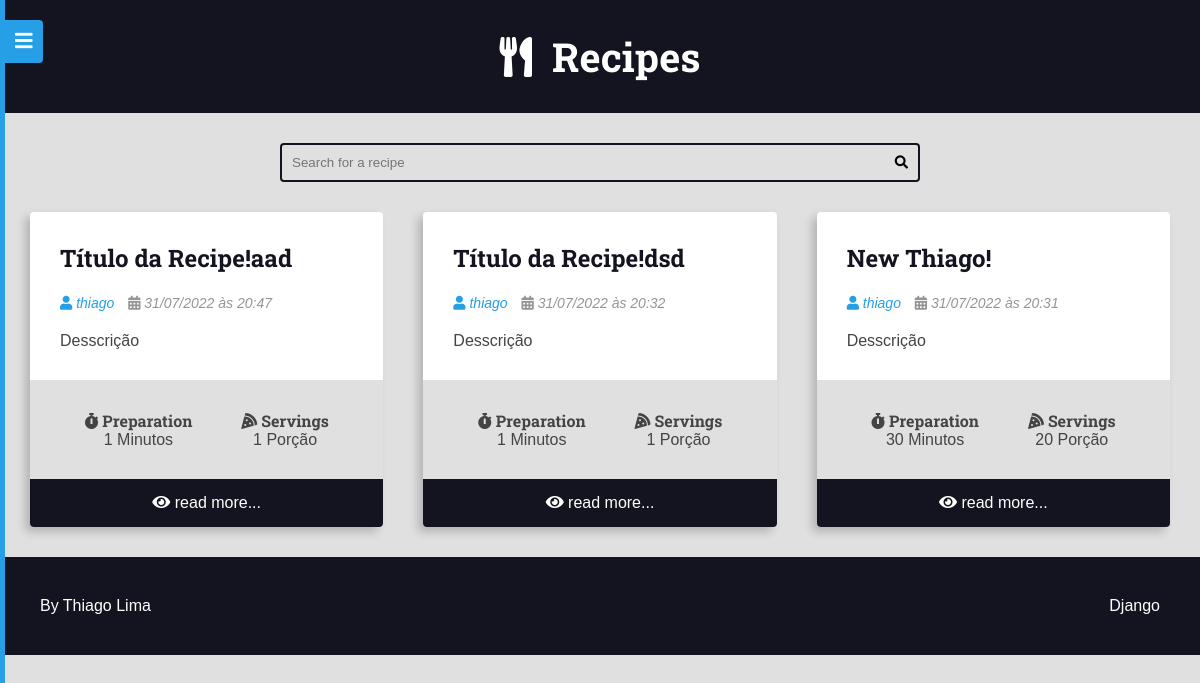
The page / on the database its author committed.
### recipes/models.py (models this page shows, shortened)
class Recipe(models.Model):
    objects = RecipeManager()
    title = models.CharField(max_length=65, verbose_name=_('Title'))
    description = models.CharField(max_length=165)
    slug = models.SlugField(unique=True)
    preparation_time = models.IntegerField()
    preparation_time_unit = models.CharField(max_length=65)
    servings = models.IntegerField()
    servings_unit = models.CharField(max_length=65)
    preparation_steps = models.TextField()
    preparation_steps_is_html = models.BooleanField(default=False)
    created_at = models.DateTimeField(auto_now_add=True)
    updated_at = models.DateTimeField(auto_now=True)
    is_published = models.BooleanField(default=False)
    cover = models.ImageField(
        upload_to='recipes/covers/%Y/%m/%d/', blank=True, default='')
    category = models.ForeignKey(
        Category, on_delete=models.SET_NULL, null=True, blank=True,
        default=None,
    )
    author = models.ForeignKey(
        User, on_delete=models.SET_NULL, null=True
    )
    tags = models.ManyToManyField(Tag, blank=True, default='')
    def get_absolute_url(self):
        return reverse('recipes:recipe', args=(self.id,))
    class Meta:
        verbose_name = _('Recipe')
        verbose_name_plural = _('Recipes')

### recipes/views/site.py (the view)
class RecipeListViewHome(RecipeListViewBase):
    template_name = 'recipes/pages/home.html'

### recipes/views/site.py (called while the page is built)
    def get_queryset(self, *args, **kwargs):
        qs = super().get_queryset(*args, **kwargs)
        qs = qs.filter(
            is_published=True,
        )
        qs = qs.select_related('author', 'category', 'author__profile')
        qs = qs.prefetch_related('tags')
        return qs

    def get_context_data(self, *args, **kwargs):
        ctx = super().get_context_data(*args, **kwargs)
        page_obj, pagination_range = make_pagination(
            self.request,
            ctx.get('recipes'),
            PER_PAGE
        )
        html_language = translation.get_language()
        ctx.update(
            {
                'recipes': page_obj,
                'pagination_range': pagination_range,
                'html_language': html_language,
            }
        )
        return ctx

### utils/pagination.py (called while the page is built)
def make_pagination(request, queryset, per_page, qty_pages=4):
    try:
        current_page = int(request.GET.get('page', 1))
    except ValueError:
        current_page = 1
    paginator = Paginator(queryset, per_page)
    page_obj = paginator.get_page(current_page)
    pagination_range = make_pagination_range(
        paginator.page_range,
        qty_pages,
        current_page
    )
    return page_obj, pagination_range

### recipes/templates/recipes/pages/home.html (shortened to what this page needs)
{% extends 'global/base.html' %}
{% block content %}
<div class="main-content main-content-list container">
{% for recipe in recipes %}
    {% include 'recipes/partials/recipe.html' %}
{% empty %}
    <div class="center m-y">
        <h1>No recipes found here 🥲</h1>
    </div>
{% endfor %}
</div>
{% endblock content %}

### recipes/templates/recipes/partials/recipe.html (shortened to what this page needs)
{% load i18n %}
<div class="recipe recipe-list-item">
    <div class="recipe-title-container">
        <h2 class="recipe-title">
            <a href="{{ recipe.get_absolute_url }}">
                {{ recipe.title }}
            </a>
        </h2>
    </div>
    <div class="recipe-author">
        {% if recipe.author is not None %}
            <span class="recipe-author-item">
                {% if recipe.author.profile %}
                    <a href="{% url 'authors:profile' recipe.author.profile.id %}">
                {% endif %}
                <i class="fas fa-user"></i>
                {% if recipe.author.first_name %}
                    {{ recipe.author.first_name }} {{ recipe.author.last_name }}
                {% else %}
                    {{ recipe.author.username }}
                {% endif %}
                {% if recipe.author.profile %}
                    </a>
                {% endif %}
            </span>
        {% endif %}
        <span class="recipe-author-item">
            <i class="fas fa-calendar-alt"></i>
            {{ recipe.created_at|date:"d/m/Y" }} às {{ recipe.created_at|date:"H:i" }}
        </span>
    </div>
    <div class="recipe-content">
        <p>{{ recipe.description }}</p>
    </div>
    <div class="recipe-meta-container">
        <div class="recipe-meta recipe-preparation">
            <h3 class="recipe-meta-title"><i class="fas fa-stopwatch"></i> {% translate 'Preparation' %}</h3>
            <div class="recipe-meta-text">
                {{ recipe.preparation_time }} {{ recipe.preparation_time_unit }}
            </div>
        </div>
        <div class="recipe-meta recipe-servings">
            <h3 class="recipe-meta-title"><i class="fas fa-pizza-slice"></i> {% translate 'Servings' %}</h3>
            <div class="recipe-meta-text">
                {{ recipe.servings }} {{ recipe.servings_unit }}
            </div>
        </div>
    </div>
    {% if is_detail_page is not True %}
        <footer class="recipe-footer">
            <a class="recipe-read-more button button-dark button-full-width" href="{% url 'recipes:recipe' recipe.id %}">
                <i class="fas fa-eye"></i>
                <span>{% translate 'read more' %}...</span>
            </a>
        </footer>
    {% endif %}
</div>

### base_static/global/css/styles.css (style rules this page uses)
:root { --color-primary: #269fe6; --color-primary-hover: #2086c2; --color-primary-dark: #13141f; --color-primary-dark-hover: #212336; --color-primary-light: #d4ecfa; --color-primary-light-hover: #bdd8e7; --color-white: #fff; --color-black: #000; --color-dark-text: #444; --color-info-light: #cce5ff; --color-debug-light: #cce5ff; --color-success-light: #d4edda; --color-alert-light: #fff3cd; --color-warning-light: #fff3cd; --color-error-light: #f8d7da; --color-info-dark: #4d86c4; --color-debug-dark: #4d86c4; --color-success-dark: #4a9c5d; --color-alert-dark: #927f40; --color-warning-dark: #927f40; --color-error-dark: #da525d; --color-gray-0: #f9f9f9; --color-gray-1: #e0e0e0; --color-gray-2: #c7c7c7; --color-gray-3: #aeaeae; --color-gray-4: #959595; --color-gray-5: #7d7d7d; --color-gray-6: #646464; --color-gray-7: #4b4b4b; --color-gray-8: #323232; --color-gray-9: #191919; --font-primary: sans-serif; --font-headings: 'Roboto Slab', serif; --spacing-gutter-medium: 3rem; --spacing-gutter-large: 4rem; }
* { padding: 0; margin: 0; box-sizing: border-box; }
html { font-size: 62.5%; }
body { font-size: 1.6rem; font-family: var(--font-primary); background: var(--color-gray-1); color: var(--color-dark-text); }
h1, h2, h3, h4, h5, h6 { font-family: var(--font-headings); }
a { color: var(--color-primary); text-decoration: none; }
.container { max-width: 144rem; margin: 0 auto; padding: var(--spacing-gutter-medium); }
.main-content { padding-top: 0; }
.main-content-list { display: grid; grid-template-columns: repeat(auto-fit, minmax(340px, 1fr)); gap: var(--spacing-gutter-large); }
.recipe { background: var(--color-white); box-shadow: -5px 5px 10px rgba(0, 0, 0, 0.2); transform: scale(1); transition: all 300ms ease-in-out; border-radius: 0.4rem; overflow: hidden; }
.recipe-list-item { max-width: 64rem; height: fit-content; }
.recipe-title-container { padding: var(--spacing-gutter-medium); padding-bottom: 2rem; }
.recipe-title-container a { text-decoration: none; color: var(--color-primary-dark); }
.recipe-author { padding: 0 var(--spacing-gutter-medium); }
.recipe-content { padding: var(--spacing-gutter-medium); padding-top: 2rem; }
.recipe-author-item { color: var(--color-gray-4); margin-right: 1rem; font-style: italic; font-size: 1.4rem; }
.recipe-author a { color: var(--color-primary); transition: all 300ms ease-in-out; text-decoration: none; }
.recipe-meta-container { display: flex; flex-flow: row wrap; padding: var(--spacing-gutter-medium); background: var(--color-gray-1); }
.recipe-meta { display: flex; flex-flow: column nowrap; flex-shrink: 1; flex-grow: 1; text-align: center; }
.recipe-meta-title { font-size: 1.6rem; }
.recipe-footer a { background: var(--color-primary-dark); display: block; color: var(--color-white); text-decoration: none; text-align: center; padding: 1.5rem var(--spacing-gutter-medium); transition: all 300ms ease-in-out; }

### rows shown on the page
Recipe: title "Título da Recipe!aad", author.username "thiago", created_at "31/07/2022", created_at "20:47", description "Desscrição", preparation_time "1", preparation_time_unit "Minutos", servings "1", servings_unit "Porção"
Recipe: title "Título da Recipe!dsd", author.username "thiago", created_at "31/07/2022", created_at "20:32", description "Desscrição", preparation_time "1", preparation_time_unit "Minutos", servings "1", servings_unit "Porção"
Recipe: title "New Thiago!", author.username "thiago", created_at "31/07/2022", created_at "20:31", description "Desscrição", preparation_time "30", preparation_time_unit "Minutos", servings "20", servings_unit "Porção"
